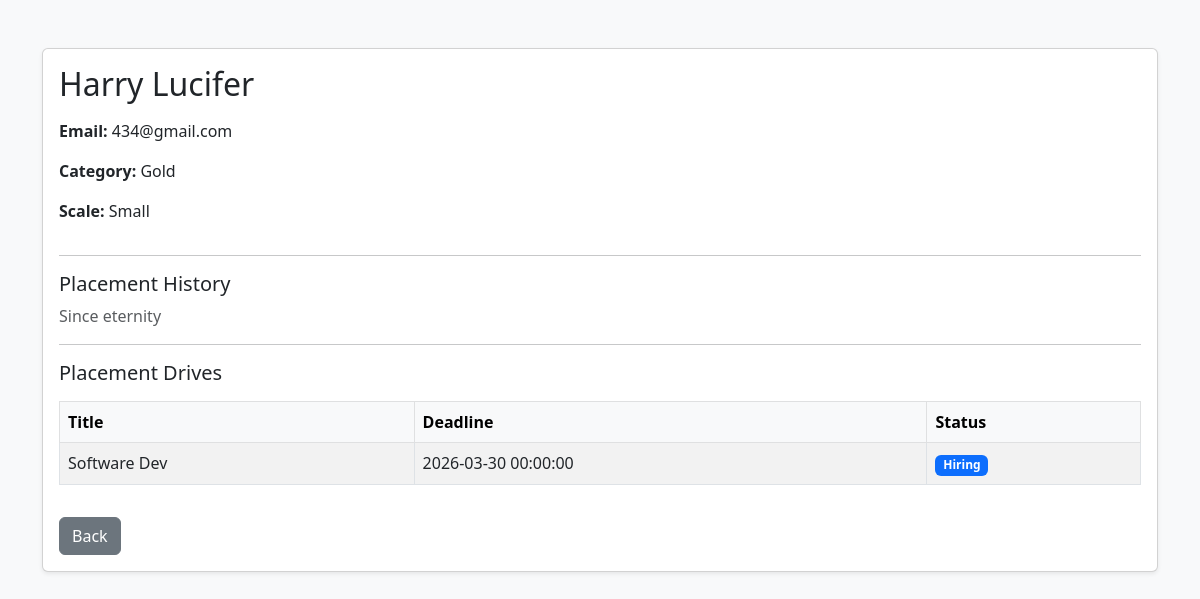
Screenshot of /manager/company/1 (signed in) with the database file from the repository.
### application/models.py (models this page shows)
class Company(db.Model, UserMixin):
    id = db.Column(db.Integer, primary_key=True)
    username = db.Column(db.String(100), unique=True, nullable=False)
    email = db.Column(db.String(120), unique=True, nullable=False)
    name = db.Column(db.String(100), unique=True, nullable=False)
    password = db.Column(db.String(128), nullable=False)
    category = db.Column(db.String(50), nullable=False) # Gold, Silver, etc.
    scale = db.Column(db.String(50), nullable=False)    # MNC, Startup, etc.
    description = db.Column(db.Text, nullable=True)
    placementHistory = db.Column(db.Text, nullable=True)
    address = db.Column(db.String(100), nullable=True)
    locations = db.Column(db.String(200), nullable=True)
    website = db.Column(db.String(100), nullable=True)
    contactName = db.Column(db.String(100), nullable=True)
    contactEmail = db.Column(db.String(120), nullable=True)
    status = db.Column(db.String(50), nullable=False, default="Pending")
    isBlacklisted = db.Column(db.Boolean, nullable=False, default=False)
    drives = db.relationship('Drive', backref='company', lazy=True)

class Drive(db.Model):
    id = db.Column(db.Integer, primary_key=True)
    companyId = db.Column(db.Integer, db.ForeignKey('company.id'), nullable=False)
    title = db.Column(db.String(100), nullable=False)
    description = db.Column(db.Text, nullable=True)
    eligibilityCriteria = db.Column(db.Text, nullable=True)
    salary = db.Column(db.String(50), nullable=True)
    skillsRequired = db.Column(db.String(200), nullable=True)
    experienceRequired = db.Column(db.String(50), nullable=True)
    applicationDeadline = db.Column(db.DateTime, nullable=False)
    vacancy = db.Column(db.Integer, nullable=False)
    location = db.Column(db.String(100), nullable=True)
    hiringStatus = db.Column(db.String(50), nullable=False, default="Hiring")
    adminStatus = db.Column(db.String(50), nullable=False, default="Pending")
    applications = db.relationship('Application', backref='drive', lazy=True)
    interviewrounds = db.Column(db.Integer, nullable=False, default=2)

### application/controllers.py (the view)
@app.route("/manager/company/<int:id>")
@login_required
def company_details(id):
    company = Company.query.get_or_404(id)
    drives = Drive.query.filter_by(companyId=id).all()
    return render_template(
        "companydetails.html",
        company=company,
        drives=drives
    )

### app.py (called while the page is built)
def create_app():
    app = Flask(__name__)
    app.config['SECRET_KEY'] = "afgjke12359754iloyuremane45j"
    app.config['SQLALCHEMY_DATABASE_URI'] = 'sqlite:///placement_portal.sqlite3'
    app.config['SQLALCHEMY_TRACK_MODIFICATIONS'] = False
    app.debug = True
    db.init_app(app)
    login_manager.init_app(app)
    login_manager.login_view = "login"
    @login_manager.user_loader
    def load_user(user_id):
        if not user_id:
            return None
        try:
            uid = int(user_id)
        except Exception:
            return None
        user = User.query.get(uid)
        if user:
            return user
        return Company.query.get(uid)
    return app

### templates/companydetails.html (shortened to what this page needs)
<!DOCTYPE html>
<html>
<head>
<link href="https://cdn.jsdelivr.net/npm/bootstrap@5.3.0/dist/css/bootstrap.min.css" rel="stylesheet">
</head>
<body class="bg-light">
<div class="container mt-5">
<div class="card shadow-sm">
<div class="card-body">
<h2 class="mb-3">{{ company.name }}</h2>
<div class="row">
<div class="col-md-6">
<p><strong>Email:</strong> {{ company.email }}</p>
<p><strong>Category:</strong> {{ company.category }}</p>
<p><strong>Scale:</strong> {{ company.scale }}</p>
</div>
</div>
<hr>
<h5 class="mt-3">Placement History</h5>
<p class="text-muted">
{{ company.placementHistory if company.placementHistory else "No placement history available." }}
</p>
<hr>
<h5 class="mt-3">Placement Drives</h5>
<table class="table table-bordered table-striped mt-3">
<thead class="table-light">
<tr>
<th>Title</th>
<th>Deadline</th>
<th>Status</th>
</tr>
</thead>
<tbody>
{% for drive in drives %}
<tr>
<td>{{ drive.title }}</td>
<td>{{ drive.applicationDeadline }}</td>
<td>
<span class="badge bg-primary">
{{ drive.hiringStatus }}
</span>
</td>
</tr>
{% else %}
<tr>
<td colspan="3" class="text-center text-muted">
No drives available
</td>
</tr>
{% endfor %}
</tbody>
</table>
<a href="/manager/companies" class="btn btn-secondary mt-3">
Back
</a>
</div>
</div>
</div>
</body>
</html>

### rows the page displays
Company: name "Harry Lucifer", email "434@gmail.com", category "Gold", scale "Small", placementHistory "Since eternity"
Drive: title "Software Dev", applicationDeadline "2026-03-30 00:00:00", hiringStatus "Hiring"
